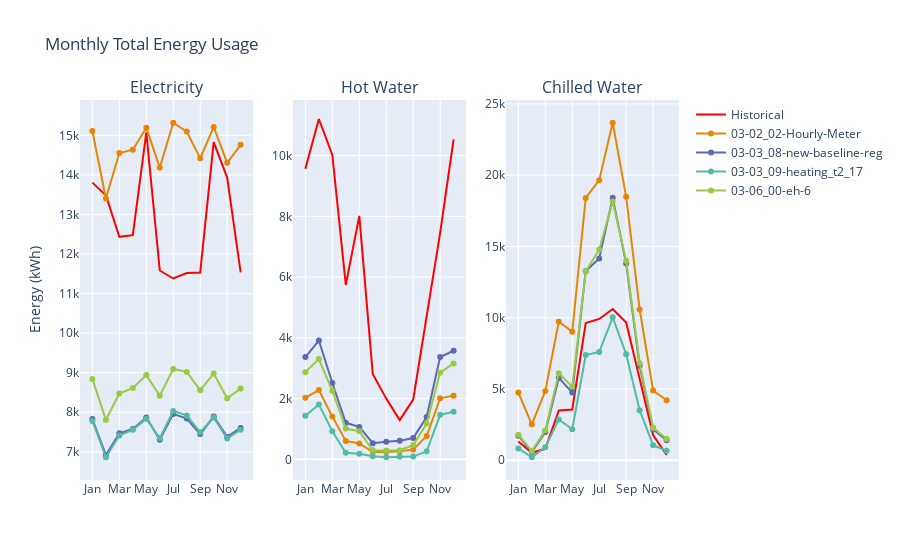

This figure's notebook cell:
### Code cell
plot_datasets_monthly()

### Figure 1 — Plotly figure (JSON) as saved in the notebook; plotly's stock layout.template omitted (floating-point values rounded to 4 significant figures)
{"data": [{"legendgroup": "Months", "line": {"color": "red"}, "mode": "lines", "name": "Historical", "showlegend": true, "type": "scatter", "x": ["Jan", "Feb", "Mar", "Apr", "May", "Jun", "Jul", "Aug", "Sep", "Oct", "Nov", "Dec"], "xaxis": "x", "y": [13800.0, 13490.0, 12440.0, 12480.0, 15080.0, 11580.0, 11380.0, 11520.0, 11530.0, 14830.0, 13930.0, 11530.0], "yaxis": "y"}, {"legendgroup": "Months", "line": {"color": "red"}, "mode": "lines", "name": "Historical", "showlegend": false, "type": "scatter", "x": ["Jan", "Feb", "Mar", "Apr", "May", "Jun", "Jul", "Aug", "Sep", "Oct", "Nov", "Dec"], "xaxis": "x2", "y": [9564.0, 11210.0, 10020.0, 5740.0, 8016.0, 2813.0, 1999.0, 1290.0, 1966.0, 4721.0, 7453.0, 10540.0], "yaxis": "y2"}, {"legendgroup": "Months", "line": {"color": "red"}, "mode": "lines", "name": "Historical", "showlegend": false, "type": "scatter", "x": ["Jan", "Feb", "Mar", "Apr", "May", "Jun", "Jul", "Aug", "Sep", "Oct", "Nov", "Dec"], "xaxis": "x3", "y": [1309.0, 517.9, 798.2, 3495.0, 3561.0, 9626.0, 9910.0, 10610.0, 9656.0, 5664.0, 1767.0, 365.6], "yaxis": "y3"}, {"legendgroup": "Months", "line": {"color": "rgb(229, 134, 6)"}, "mode": "lines+markers", "name": "03-02_02-Hourly-Meter", "showlegend": true, "type": "scatter", "x": ["Jan", "Feb", "Mar", "Apr", "May", "Jun", "Jul", "Aug", "Sep", "Oct", "Nov", "Dec"], "xaxis": "x", "y": [15110.0, 13400.0, 14550.0, 14640.0, 15190.0, 14180.0, 15320.0, 15090.0, 14420.0, 15210.0, 14300.0, 14760.0], "yaxis": "y"}, {"legendgroup": "Months", "line": {"color": "rgb(229, 134, 6)"}, "mode": "lines+markers", "name": "03-02_02-Hourly-Meter", "showlegend": false, "type": "scatter", "x": ["Jan", "Feb", "Mar", "Apr", "May", "Jun", "Jul", "Aug", "Sep", "Oct", "Nov", "Dec"], "xaxis": "x2", "y": [2030.0, 2281.0, 1407.0, 606.6, 521.9, 244.3, 245.2, 267.6, 319.6, 769.1, 2009.0, 2097.0], "yaxis": "y2"}, {"legendgroup": "Months", "line": {"color": "rgb(229, 134, 6)"}, "mode": "lines+markers", "name": "03-02_02-Hourly-Meter", "showlegend": false, "type": "scatter", "x": ["Jan", "Feb", "Mar", "Apr", "May", "Jun", "Jul", "Aug", "Sep", "Oct", "Nov", "Dec"], "xaxis": "x3", "y": [4747.0, 2521.0, 4857.0, 9712.0, 9020.0, 18400.0, 19650.0, 23670.0, 18480.0, 10580.0, 4884.0, 4203.0], "yaxis": "y3"}, {"legendgroup": "Months", "line": {"color": "rgb(93, 105, 177)"}, "mode": "lines+markers", "name": "03-03_08-new-baseline-reg", "showlegend": true, "type": "scatter", "x": ["Jan", "Feb", "Mar", "Apr", "May", "Jun", "Jul", "Aug", "Sep", "Oct", "Nov", "Dec"], "xaxis": "x", "y": [7828.0, 6917.0, 7467.0, 7578.0, 7868.0, 7306.0, 7959.0, 7843.0, 7450.0, 7892.0, 7379.0, 7605.0], "yaxis": "y"}, {"legendgroup": "Months", "line": {"color": "rgb(93, 105, 177)"}, "mode": "lines+markers", "name": "03-03_08-new-baseline-reg", "showlegend": false, "type": "scatter", "x": ["Jan", "Feb", "Mar", "Apr", "May", "Jun", "Jul", "Aug", "Sep", "Oct", "Nov", "Dec"], "xaxis": "x2", "y": [3369.0, 3910.0, 2515.0, 1202.0, 1067.0, 532.0, 582.4, 614.1, 702.7, 1393.0, 3367.0, 3575.0], "yaxis": "y2"}, {"legendgroup": "Months", "line": {"color": "rgb(93, 105, 177)"}, "mode": "lines+markers", "name": "03-03_08-new-baseline-reg", "showlegend": false, "type": "scatter", "x": ["Jan", "Feb", "Mar", "Apr", "May", "Jun", "Jul", "Aug", "Sep", "Oct", "Nov", "Dec"], "xaxis": "x3", "y": [1718.0, 567.8, 1971.0, 5771.0, 4745.0, 13280.0, 14160.0, 18400.0, 13790.0, 6618.0, 2158.0, 1403.0], "yaxis": "y3"}, {"legendgroup": "Months", "line": {"color": "rgb(82, 188, 163)"}, "mode": "lines+markers", "name": "03-03_09-heating_t2_17", "showlegend": true, "type": "scatter", "x": ["Jan", "Feb", "Mar", "Apr", "May", "Jun", "Jul", "Aug", "Sep", "Oct", "Nov", "Dec"], "xaxis": "x", "y": [7781.0, 6864.0, 7415.0, 7558.0, 7837.0, 7345.0, 8031.0, 7922.0, 7495.0, 7870.0, 7335.0, 7560.0], "yaxis": "y"}, {"legendgroup": "Months", "line": {"color": "rgb(82, 188, 163)"}, "mode": "lines+markers", "name": "03-03_09-heating_t2_17", "showlegend": false, "type": "scatter", "x": ["Jan", "Feb", "Mar", "Apr", "May", "Jun", "Jul", "Aug", "Sep", "Oct", "Nov", "Dec"], "xaxis": "x2", "y": [1434.0, 1803.0, 924.2, 212.7, 184.5, 101.1, 68.46, 82.94, 91.27, 262.6, 1466.0, 1567.0], "yaxis": "y2"}, {"legendgroup": "Months", "line": {"color": "rgb(82, 188, 163)"}, "mode": "lines+markers", "name": "03-03_09-heating_t2_17", "showlegend": false, "type": "scatter", "x": ["Jan", "Feb", "Mar", "Apr", "May", "Jun", "Jul", "Aug", "Sep", "Oct", "Nov", "Dec"], "xaxis": "x3", "y": [828.1, 207.7, 913.4, 2860.0, 2171.0, 7383.0, 7592.0, 10020.0, 7431.0, 3511.0, 1051.0, 666.7], "yaxis": "y3"}, {"legendgroup": "Months", "line": {"color": "rgb(153, 201, 69)"}, "mode": "lines+markers", "name": "03-06_00-eh-6", "showlegend": true, "type": "scatter", "x": ["Jan", "Feb", "Mar", "Apr", "May", "Jun", "Jul", "Aug", "Sep", "Oct", "Nov", "Dec"], "xaxis": "x", "y": [8841.0, 7808.0, 8473.0, 8617.0, 8942.0, 8418.0, 9097.0, 9018.0, 8556.0, 8981.0, 8352.0, 8599.0], "yaxis": "y"}, {"legendgroup": "Months", "line": {"color": "rgb(153, 201, 69)"}, "mode": "lines+markers", "name": "03-06_00-eh-6", "showlegend": false, "type": "scatter", "x": ["Jan", "Feb", "Mar", "Apr", "May", "Jun", "Jul", "Aug", "Sep", "Oct", "Nov", "Dec"], "xaxis": "x2", "y": [2871.0, 3303.0, 2257.0, 1013.0, 927.4, 300.3, 290.6, 303.0, 468.7, 1177.0, 2854.0, 3158.0], "yaxis": "y2"}, {"legendgroup": "Months", "line": {"color": "rgb(153, 201, 69)"}, "mode": "lines+markers", "name": "03-06_00-eh-6", "showlegend": false, "type": "scatter", "x": ["Jan", "Feb", "Mar", "Apr", "May", "Jun", "Jul", "Aug", "Sep", "Oct", "Nov", "Dec"], "xaxis": "x3", "y": [1793.0, 637.7, 2094.0, 6094.0, 5162.0, 13250.0, 14780.0, 18140.0, 14000.0, 6821.0, 2285.0, 1495.0], "yaxis": "y3"}], "layout": {"annotations": [{"font": {"size": 16}, "showarrow": false, "text": "Electricity", "x": 0.1444, "xanchor": "center", "xref": "paper", "y": 1, "yanchor": "bottom", "yref": "paper"}, {"font": {"size": 16}, "showarrow": false, "text": "Hot Water", "x": 0.5, "xanchor": "center", "xref": "paper", "y": 1, "yanchor": "bottom", "yref": "paper"}, {"font": {"size": 16}, "showarrow": false, "text": "Chilled Water", "x": 0.8556, "xanchor": "center", "xref": "paper", "y": 1, "yanchor": "bottom", "yref": "paper"}], "title": {"text": "Monthly Total Energy Usage"}, "xaxis": {"anchor": "y", "domain": [0, 0.2889]}, "xaxis2": {"anchor": "y2", "domain": [0.3556, 0.6444]}, "xaxis3": {"anchor": "y3", "domain": [0.7111, 1]}, "yaxis": {"anchor": "x", "domain": [0, 1], "title": {"text": "Energy (kWh)"}}, "yaxis2": {"anchor": "x2", "domain": [0, 1]}, "yaxis3": {"anchor": "x3", "domain": [0, 1]}}}
